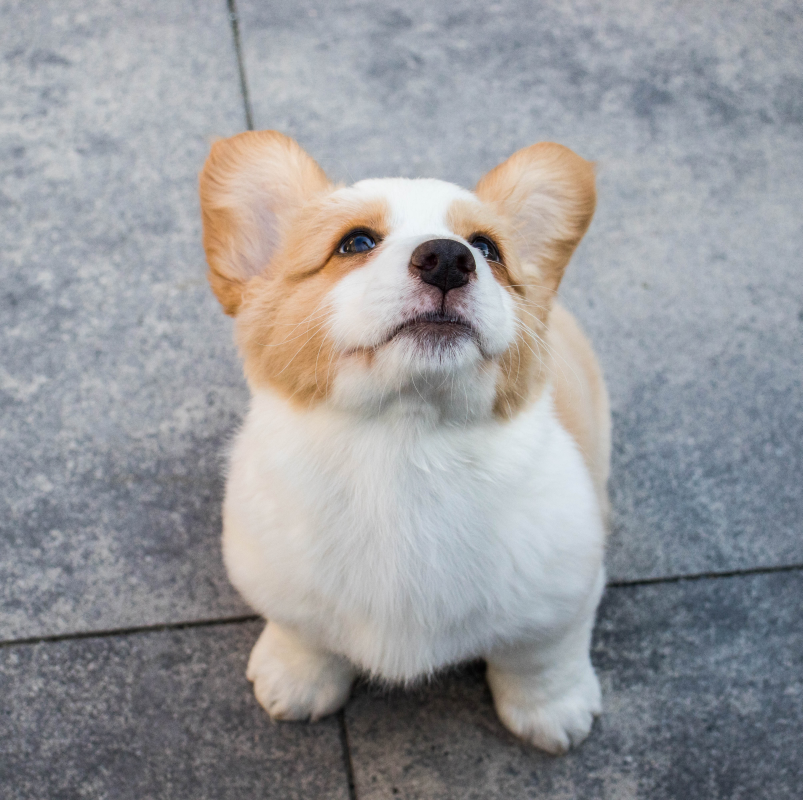
#> input picture pies.jpg, 4012 x 4000 px, found by its file name (shown at 1/5 size)
$ python monohis.py
#> lines starting #> are read from the running program, lines starting #| are printed output that depends on the picture
import cv2 as cv
import numpy as np
from matplotlib import pyplot as plt

img = cv.imread("pies.jpg",0)
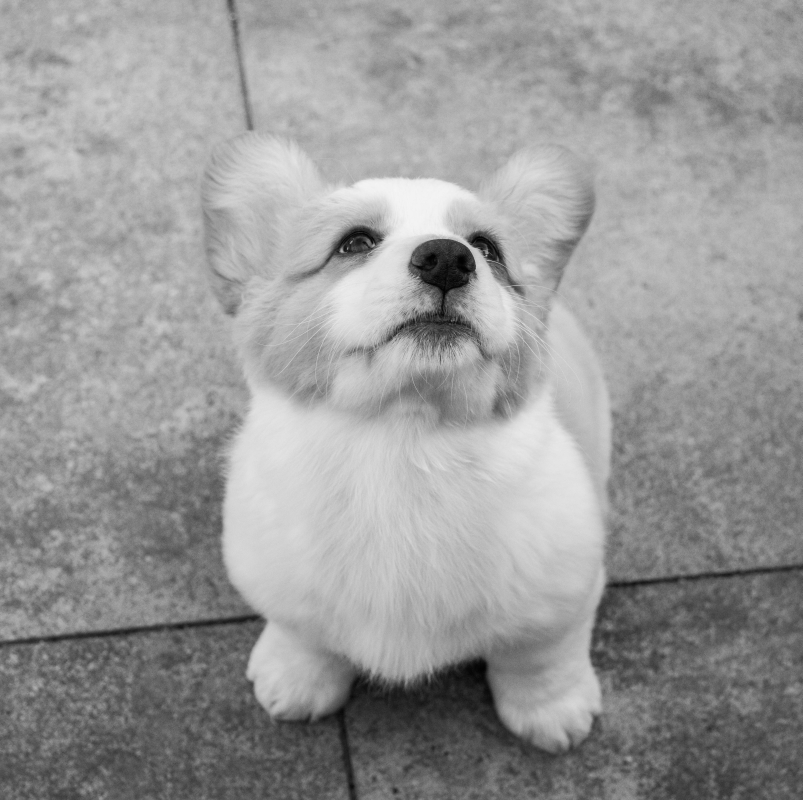
#> img: shape (4000, 4012) (shown at 1/5 size); min 0, max 246, mean 152.7
scale_per = 20
width=int(img.shape[1] * scale_per/100)
#> width = 802
height=int(img.shape[0] * scale_per/100)
#> height = 800
dim= (width, height)
#> dim = (802, 800)
resized = cv.resize(img, dim, interpolation= cv.INTER_AREA)
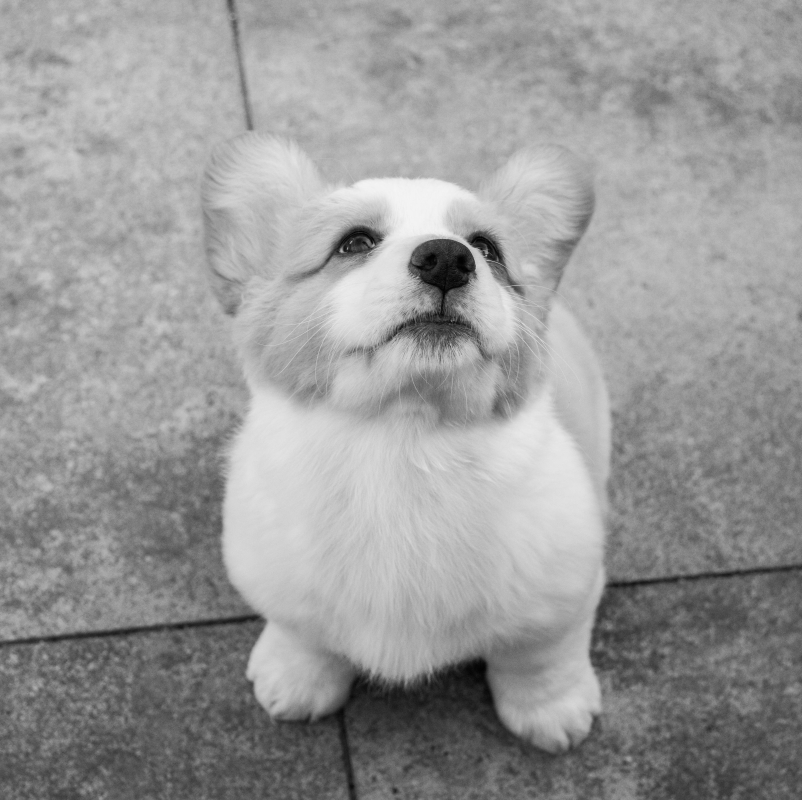
#> resized: shape (800, 802); min 1, max 245, mean 152.7
cv.imshow("resized.jpg", resized)


plt.hist(resized.ravel(), 256, [0,256])
plt.show()
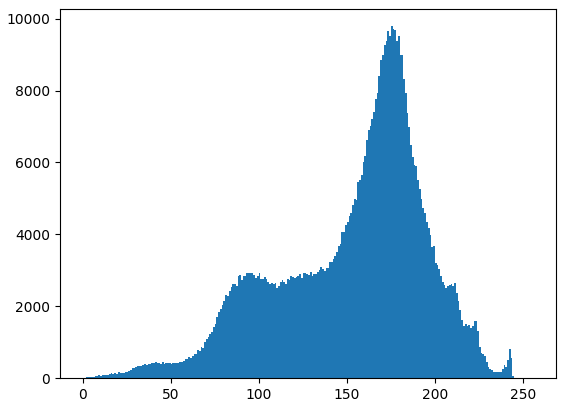
#> figure drawn by matplotlib, 1 panel; tallest bar 9789 high, from x = 175 to 176

cv.waitKey(0)
cv.destroyAllWindows()

$ run again, with test2.jpg copied over pies.jpg
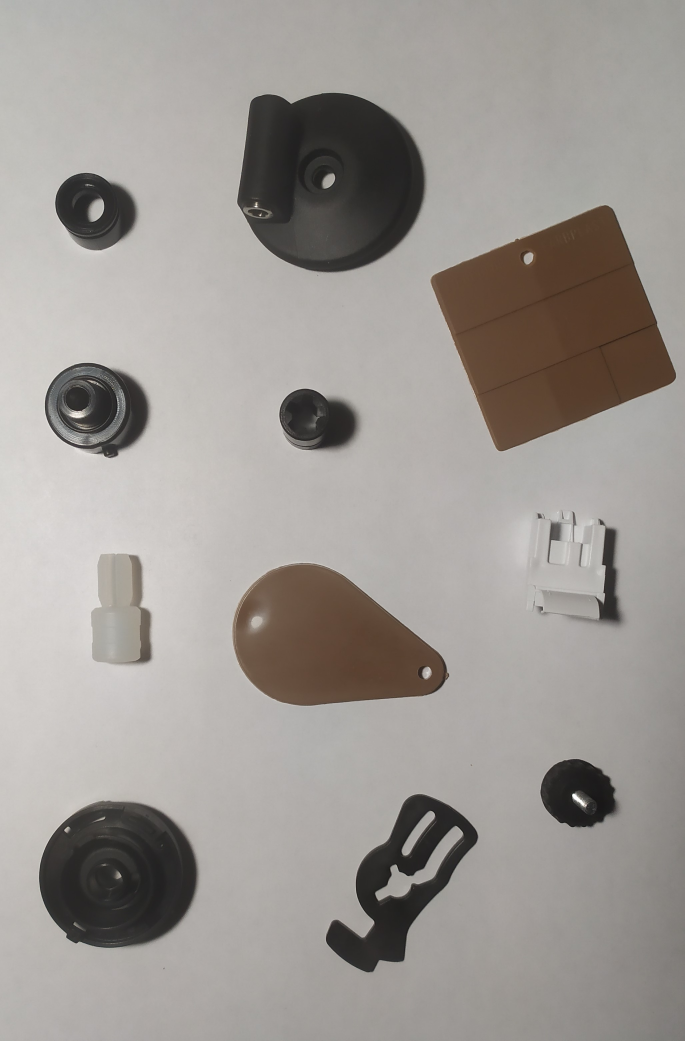
#> input picture test2.jpg, 2054 x 3121 px, found by its file name (shown at 1/3 size)
#> `resized = cv.resize(img, dim, interpolation= cv.INTER_AREA)`:
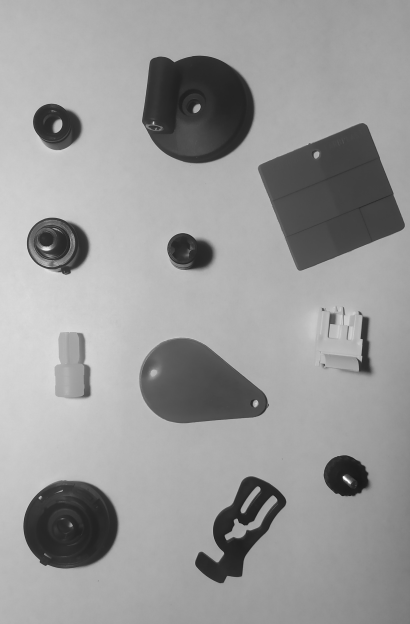
#> resized: shape (624, 410); min 23, max 254, mean 153.8
#> `plt.show()`:
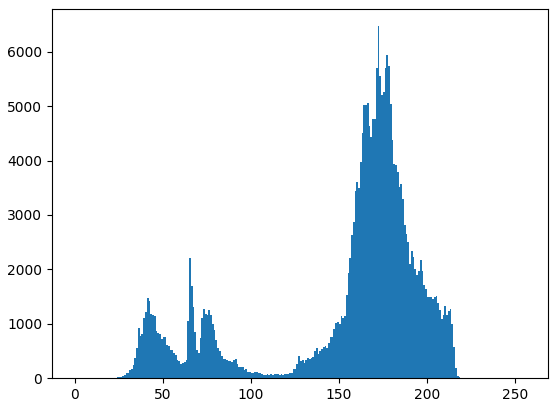
#> figure drawn by matplotlib, 1 panel; tallest bar 6468 high, from x = 172 to 173

$ run again, with test3.jpg copied over pies.jpg
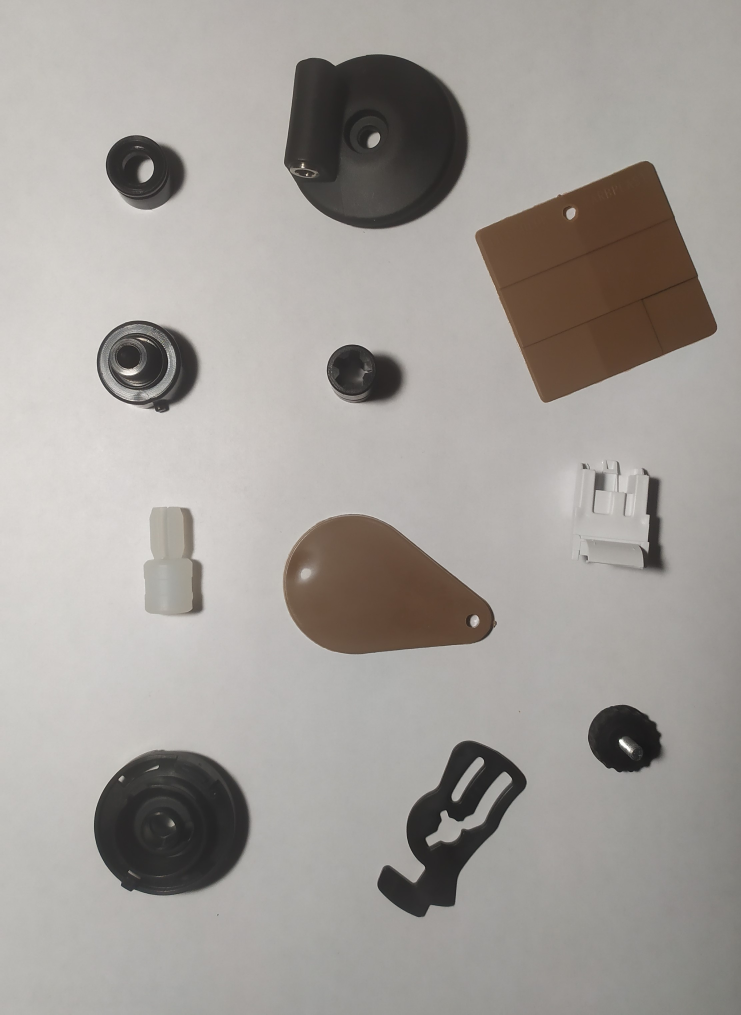
#> input picture test3.jpg, 2223 x 3043 px, found by its file name (shown at 1/3 size)
#> `resized = cv.resize(img, dim, interpolation= cv.INTER_AREA)`:
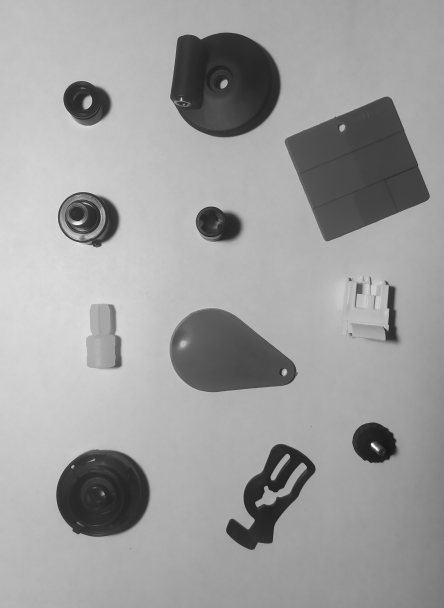
#> resized: shape (608, 444); min 24, max 253, mean 158.7
#> `plt.show()`:
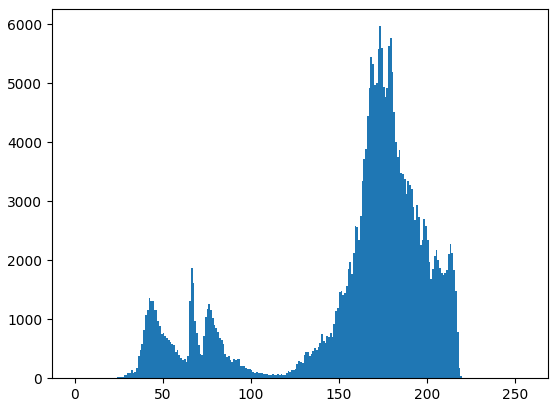
#> figure drawn by matplotlib, 1 panel; tallest bar 5969 high, from x = 173 to 174
